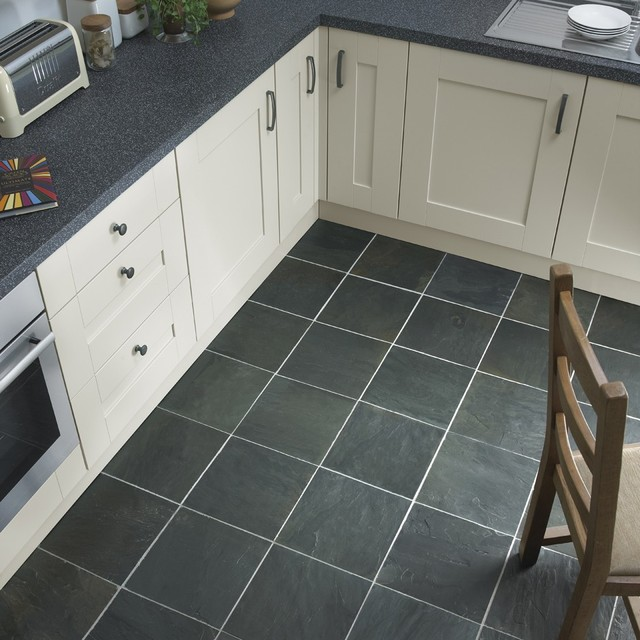
%> input picture Lab4 Line and Circle Detection Using Hough Transform/Lab4 - Images/floor.jpg, 640 x 640 px
$ octave --eval "result = lab4houghcircles(imread('Lab4 - Images/floor.jpg'));"   (GNU Octave 9; MATLAB toolbox functions it lacks are replaced by stand-ins)
%> lines starting %> are read from the running program, lines starting %| are printed output that depends on the picture
function [centersBright, radiiBright, centersDark, radiiDark] = lab4houghcircles(img)
[~,~,ch] = size(img);
if (ch==3)
    img = rgb2gray(img);
end

Rmin = 20;
Rmax = 60;

[centers1, radii1] = imfindcircles(img,[Rmin Rmax]);
[centers2, radii2] = imfindcircles(img, [Rmin Rmax], 'Sensitivity', 1);

%for bright circles
[centersBright, radiiBright] = imfindcircles(img,[Rmin Rmax], 'Sensitivity', 0.9, 'ObjectPolarity', 'bright');
%for dark circles
[centersDark, radiiDark] = imfindcircles(img,[Rmin Rmax], 'Sensitivity', 0.9, 'ObjectPolarity', 'dark');

%plottings
figure
subplot(1,3,1);
imshow(img);
viscircles(centers1, radii1,'EdgeColor','b');

subplot(1,3,2);
imshow(img);
viscircles(centers2, radii2,'EdgeColor','r');

subplot(1,3,3);
imshow(img);
viscircles(centersBright, radiiBright,'EdgeColor','b');
viscircles(centersDark, radiiDark,'LineStyle','--' , 'EdgeColor','r');
end
%> in lab4houghcircles, `[centers1, radii1] = imfindcircles(img,[Rmin Rmax]);`: centers1 = [320.5 320.5]; radii1 = 53.99
%> in lab4houghcircles, `[centers2, radii2] = imfindcircles(img, [Rmin Rmax], 'Sensitivity', 1);`: centers2 = 1944 rows, first 12: [612 34; 62 69; 56 43; 586 29; 601 5; 551 511; 248 118; 17 79; 286 84; 588 3; 618 373; 577 422]; radii2 = 1944 values, max 60 at index 1899, min 20 at index 971, mean 33.87
%> in lab4houghcircles, `[centersBright, radiiBright] = imfindcircles(img,[Rmin Rmax], 'Sensiti..`: centersBright = [585.2 54.57]; radiiBright = 20.55
%> in lab4houghcircles, `[centersDark, radiiDark] = imfindcircles(img,[Rmin Rmax], 'Sensitivity..`: centersDark = [61.7 67.44]; radiiDark = 20.05
%> `result = lab4houghcircles(imread('Lab4 - Images/floor.jpg'));`:
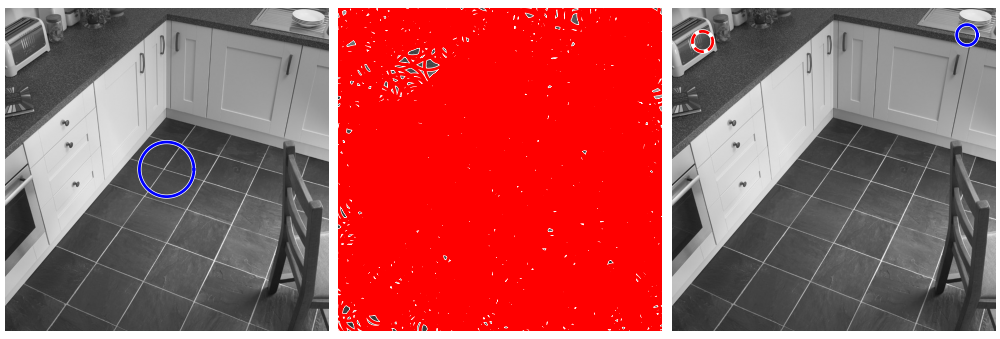
%> figure redrawn from the program's plot data, 3 panels
%> `result = lab4houghcircles(imread('Lab4 - Images/floor.jpg'));`: result = [585.2 54.57]
